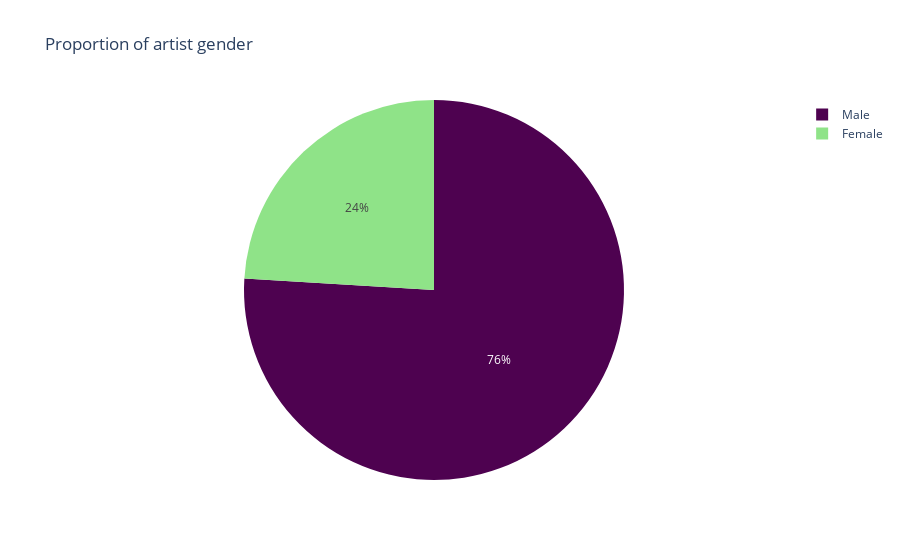

Notebook source saved alongside this figure:
### Code cell
fig.show()

### Figure 1 — Plotly figure (JSON) as saved in the notebook; plotly's stock layout.template omitted (floating-point values rounded to 4 significant figures)
{"data": [{"domain": {"x": [0, 1], "y": [0, 1]}, "hovertemplate": "label=%{label}<br>value=%{value}<extra></extra>", "labels": ["Male", "Female"], "legendgroup": "", "name": "", "showlegend": true, "type": "pie", "values": [117, 37]}], "layout": {"legend": {"tracegroupgap": 0}, "piecolorway": ["#4E0250", "#8fe388"], "title": {"text": "Proportion of artist gender"}}}
